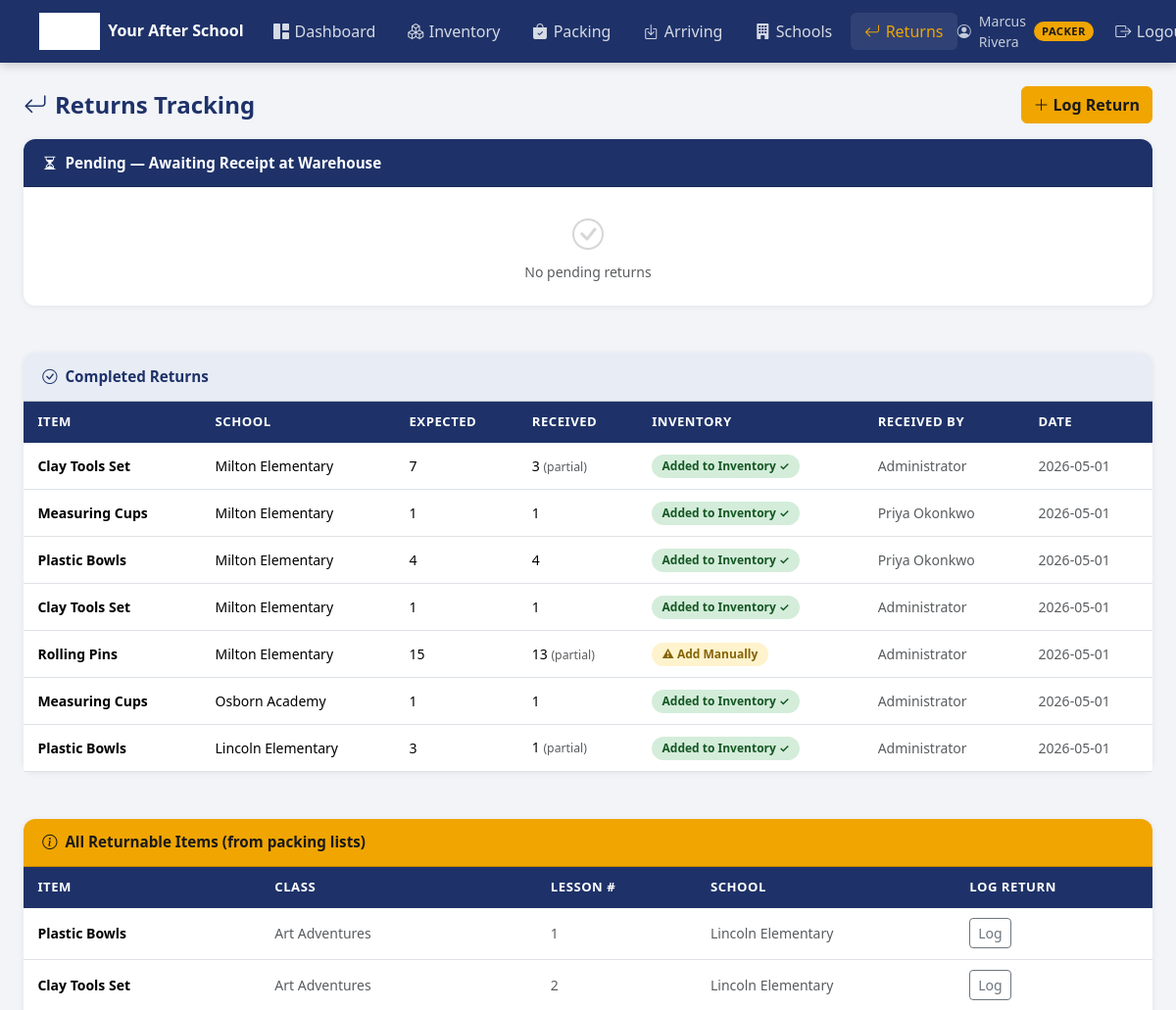
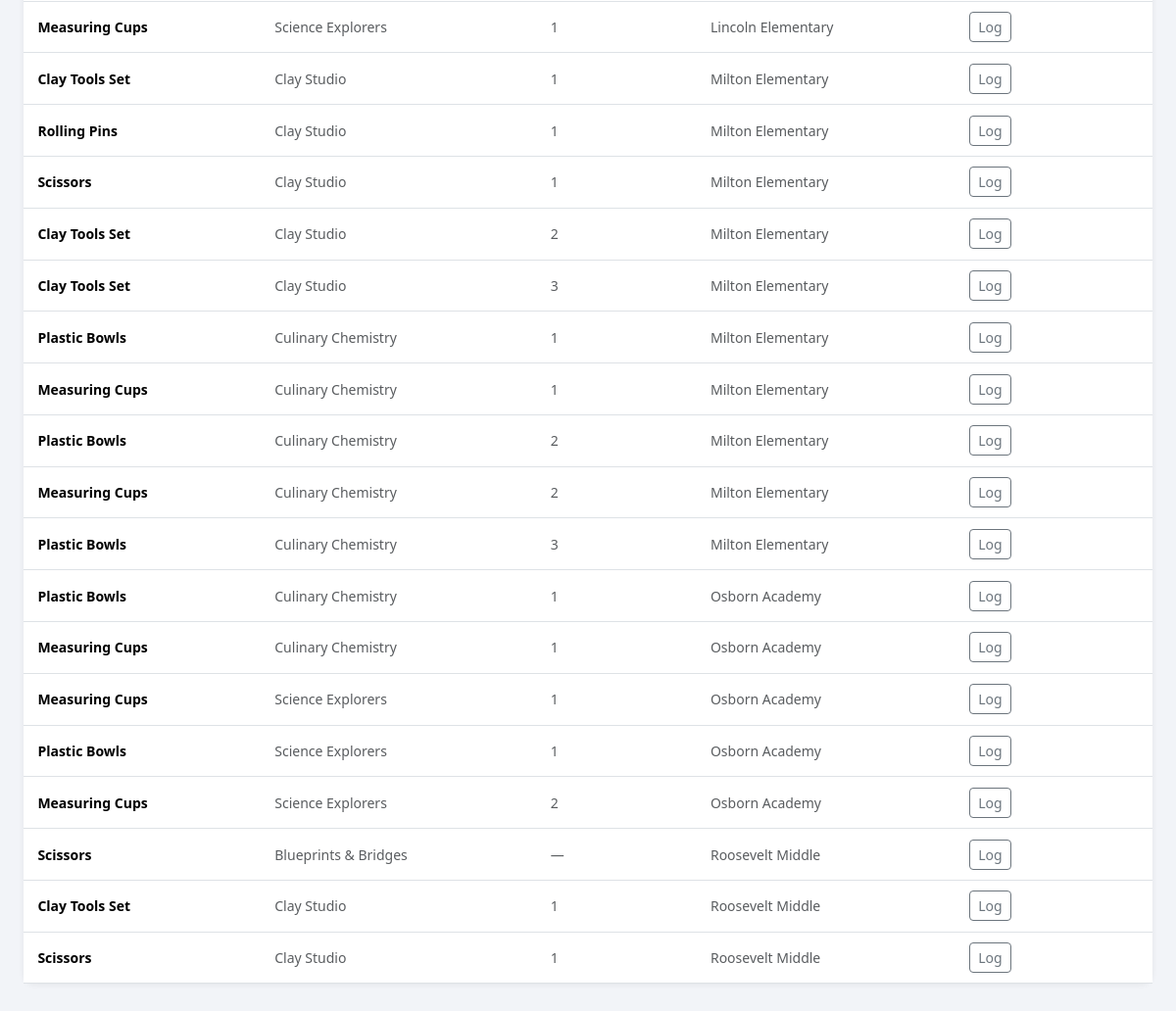
The page /returns (signed in) on the database its author committed (2 pictures, top to bottom).
### tables this page shows
CREATE TABLE users (
    id            INTEGER PRIMARY KEY AUTOINCREMENT,
    username      TEXT    UNIQUE NOT NULL,
    password_hash TEXT    NOT NULL,
    full_name     TEXT,
    role          TEXT    NOT NULL DEFAULT 'packer', -- admin, packer, site_director, teacher
    school_id     INTEGER,
    active        INTEGER DEFAULT 1,
    created_at    TIMESTAMP DEFAULT CURRENT_TIMESTAMP,
    FOREIGN KEY (school_id) REFERENCES schools(id)
);

CREATE TABLE returns (
    id                   INTEGER PRIMARY KEY AUTOINCREMENT,
    lesson_id            INTEGER NOT NULL,
    lesson_item_id       INTEGER NOT NULL,
    school_id            INTEGER,
    expected_quantity    INTEGER,
    received_quantity    INTEGER,
    logged_by            INTEGER,
    logged_at            TIMESTAMP DEFAULT CURRENT_TIMESTAMP,
    received_by          INTEGER,
    received_at          TIMESTAMP,
    readded_to_inventory INTEGER DEFAULT 0,
    notes                TEXT, written_off INTEGER DEFAULT 0,
    FOREIGN KEY (lesson_id)      REFERENCES lessons(id),
    FOREIGN KEY (lesson_item_id) REFERENCES lesson_items(id),
    FOREIGN KEY (school_id)      REFERENCES schools(id)
);

CREATE TABLE lesson_items (
    id                INTEGER PRIMARY KEY AUTOINCREMENT,
    lesson_id         INTEGER NOT NULL,
    item_id           INTEGER,
    item_description  TEXT NOT NULL,
    essentials_type   TEXT,
    per_section_total TEXT,
    item_size         TEXT,
    unit              TEXT,
    return_required   INTEGER DEFAULT 0,
    notes             TEXT,
    FOREIGN KEY (lesson_id) REFERENCES lessons(id),
    FOREIGN KEY (item_id)   REFERENCES items(id)
);

CREATE TABLE schools (
    id         INTEGER PRIMARY KEY AUTOINCREMENT,
    name       TEXT NOT NULL,
    address    TEXT,
    notes      TEXT,
    active     INTEGER DEFAULT 1,
    created_at TIMESTAMP DEFAULT CURRENT_TIMESTAMP
);

CREATE TABLE lessons (
    id           INTEGER PRIMARY KEY AUTOINCREMENT,
    class_type   TEXT,
    class_name   TEXT NOT NULL,
    lesson_name  TEXT NOT NULL,
    lesson_number INTEGER,
    school_id    INTEGER,
    teacher_name TEXT,
    session_id   INTEGER,
    week_id      INTEGER,
    max_students INTEGER DEFAULT 15,
    pack_to      INTEGER DEFAULT 15,
    status       TEXT DEFAULT 'unpacked', -- unpacked, in_progress, packed, delivered
    created_at   TIMESTAMP DEFAULT CURRENT_TIMESTAMP,
    FOREIGN KEY (school_id)  REFERENCES schools(id),
    FOREIGN KEY (session_id) REFERENCES program_sessions(id),
    FOREIGN KEY (week_id)    REFERENCES weeks(id)
);

### app.py (the view)
@app.route('/returns')
@warehouse_only
def returns():
    db          = get_db()
    all_returns = db.execute(
        '''SELECT r.*, li.item_description, li.item_id AS inventory_item_id,
                  l.class_name, l.lesson_name, l.lesson_number,
                  s.name AS school_name, u1.full_name AS logged_by_name, u2.full_name AS received_by_name
           FROM returns r
           JOIN lesson_items li ON r.lesson_item_id = li.id
           JOIN lessons l       ON r.lesson_id      = l.id
           LEFT JOIN schools s  ON r.school_id      = s.id
           LEFT JOIN users u1   ON r.logged_by      = u1.id
           LEFT JOIN users u2   ON r.received_by    = u2.id
           ORDER BY (r.received_at IS NOT NULL), r.logged_at DESC'''
    ).fetchall()
    returnable = db.execute(
        '''SELECT li.*, l.class_name, l.lesson_name, l.lesson_number, s.name AS school_name
           FROM lesson_items li
           JOIN lessons l      ON li.lesson_id  = l.id
           LEFT JOIN schools s ON l.school_id   = s.id
           WHERE li.return_required = 1
           ORDER BY s.name, l.class_name'''
    ).fetchall()
    schools = db.execute('SELECT * FROM schools WHERE active=1 ORDER BY name').fetchall()
    db.close()
    return render_template('returns/index.html',
                           all_returns=all_returns, returnable=returnable, schools=schools)

### templates/returns/index.html (shortened to what this page needs)
{% extends 'base.html' %}
{% block content %}
<div class="d-flex justify-content-between align-items-center mb-3">
  <h4 class="mb-0 fw-bold" style="color:var(--navy)">
    <i class="bi bi-arrow-return-left me-2"></i>Returns Tracking
  </h4>
  <button class="btn btn-gold no-print" data-bs-toggle="modal" data-bs-target="#logReturnModal">
    <i class="bi bi-plus-lg me-1"></i>Log Return
  </button>
</div>
<div class="row g-4">
  <div class="col-12">
    <div class="card">
      <div class="card-header">
        <i class="bi bi-hourglass-split"></i> Pending — Awaiting Receipt at Warehouse
      </div>
      <div class="card-body p-0">
        {% set pending = all_returns | selectattr('received_at', 'none') | list %}
        {% if pending %}
        <div class="table-responsive">
          <table class="table table-hover mb-0">
            <thead>
              <tr>
                <th>Item</th>
                <th>School</th>
                <th>Class / Lesson</th>
                <th>Expected Qty</th>
                <th>Logged By</th>
                <th class="no-print">Qty Received &amp; Mark Done</th>
              </tr>
            </thead>
            <tbody>
            {% for r in pending %}
            <tr>
              <td class="fw-semibold">{{ r.item_description }}</td>
              <td class="small">{{ r.school_name or '—' }}</td>
              <td class="small text-muted">
                {{ r.class_name }}
                {% if r.lesson_number %} #{{ r.lesson_number }}{% endif %}
              </td>
              <td>{{ r.expected_quantity or '—' }}</td>
              <td class="small text-muted">{{ r.logged_by_name or '—' }}</td>
              <td class="no-print">
                <div class="d-flex flex-column gap-1">
                  <form method="post" action="{{ url_for('returns_receive', return_id=r.id) }}"
                        class="d-flex align-items-center gap-1">
                    <input type="number" name="received_quantity" class="form-control form-control-sm"
                           style="width:70px;" min="1" required
                           value="{{ r.expected_quantity or '' }}" placeholder="Qty">
                    <button type="submit" class="btn btn-sm btn-navy">
                      <i class="bi bi-check2"></i> Received
                    </button>
                  </form>
                  <form method="post" action="{{ url_for('returns_write_off', return_id=r.id) }}">
                    <button type="submit" class="btn btn-sm btn-outline-danger"
                            data-confirm="Clear this return as written off? Inventory will NOT be updated."
                            style="font-size:0.72rem;">
                      <i class="bi bi-x-circle"></i> Write Off
                    </button>
                  </form>
                </div>
              </td>
            </tr>
            {% endfor %}
            </tbody>
          </table>
        </div>
        {% else %}
        <div class="text-center py-4 text-muted small">
          <i class="bi bi-check-circle fs-2 d-block mb-1 opacity-25"></i>
          No pending returns
        </div>
        {% endif %}
      </div>
    </div>
  </div>
  <div class="col-12">
    <div class="card">
      <div class="card-header light-header">
        <i class="bi bi-check-circle"></i> Completed Returns
      </div>
      <div class="card-body p-0">
        {% set completed = all_returns | rejectattr('received_at', 'none') | list %}
        {% if completed %}
        <div class="table-responsive">
          <table class="table table-sm table-hover mb-0">
            <thead>
              <tr>
                <th>Item</th>
                <th>School</th>
                <th>Expected</th>
                <th>Received</th>
                <th>Inventory</th>
                <th>Received By</th>
                <th>Date</th>
              </tr>
            </thead>
            <tbody>
            {% for r in completed %}
            <tr {% if r.written_off %}style="opacity:0.65;"{% endif %}>
              <td class="small fw-semibold">{{ r.item_description }}</td>
              <td class="small">{{ r.school_name or '—' }}</td>
              <td class="small">{{ r.expected_quantity or '—' }}</td>
              <td class="small">
                {% if r.written_off %}
                <span class="text-muted fst-italic">—</span>
                {% else %}
                {{ r.received_quantity }}
                {% if r.expected_quantity and r.received_quantity and r.received_quantity < r.expected_quantity %}
                <span class="text-muted small"> (partial)</span>
                {% endif %}
                {% endif %}
              </td>
              <td>
                {% if r.written_off %}
                <span class="status-badge s-shelved" title="Manually cleared — inventory not adjusted.">Written Off</span>
                {% elif r.readded_to_inventory %}
                <span class="status-badge s-packed">Added to Inventory ✓</span>
                {% elif r.inventory_item_id %}
                <span class="status-badge s-gold" title="Item exists in inventory but was not auto-updated. Add manually.">
                  ⚠ Add Manually
                </span>
                {% else %}
                <span class="status-badge s-shelved" title="This item has no inventory record.">Not Tracked</span>
                {% endif %}
              </td>
              <td class="small text-muted">{{ r.received_by_name or '—' }}</td>
              <td class="small text-muted">{{ r.received_at[:10] if r.received_at else '—' }}</td>
            </tr>
            {% endfor %}
            </tbody>
          </table>
        </div>
        {% else %}
        <div class="text-center py-3 text-muted small">No completed returns yet</div>
        {% endif %}
      </div>
    </div>
  </div>
  <div class="col-12">
    <div class="card">
      <div class="card-header gold-header">
        <i class="bi bi-info-circle"></i> All Returnable Items (from packing lists)
      </div>
      <div class="card-body p-0">
        {% if returnable %}
        <div class="table-responsive">
          <table class="table table-sm table-hover mb-0">
            <thead><tr><th>Item</th><th>Class</th><th>Lesson #</th><th>School</th><th class="no-print">Log Return</th></tr></thead>
            <tbody>
            {% for ri in returnable %}
            <tr>
              <td class="small fw-semibold">{{ ri.item_description }}</td>
              <td class="small text-muted">{{ ri.class_name }}</td>
              <td class="small text-muted">{{ ri.lesson_number or '—' }}</td>
              <td class="small text-muted">{{ ri.school_name or '—' }}</td>
              <td class="no-print">
                <button class="btn btn-sm btn-outline-secondary"
                        data-bs-toggle="modal" data-bs-target="#logReturnModal"
                        data-item-id="{{ ri.id }}"
                        data-item-desc="{{ ri.item_description }}"
                        data-school-name="{{ ri.school_name or '' }}"
                        onclick="prefillReturn(this)">
                  Log
                </button>
              </td>
            </tr>
            {% endfor %}
            </tbody>
          </table>
        </div>
        {% else %}
        <div class="text-center py-3 text-muted small">No returnable items in packing lists yet</div>
        {% endif %}
      </div>
    </div>
  </div>
</div>
{% endblock %}

### templates/base.html (shortened to what this page needs)
<!DOCTYPE html>
<html lang="en">
<head>
  <link rel="stylesheet" href="https://cdn.jsdelivr.net/npm/bootstrap@5.3.2/dist/css/bootstrap.min.css">
  <link rel="stylesheet" href="https://cdn.jsdelivr.net/npm/bootstrap-icons@1.11.3/font/bootstrap-icons.min.css">
  <link rel="stylesheet" href="{{ url_for('static', filename='css/style.css') }}">
</head>
<body>
{% if current_user.is_authenticated %}
<nav class="navbar navbar-expand-lg">
  <div class="container-fluid px-4">
    <a class="navbar-brand" href="{{ url_for('dashboard') }}">
      <img src="{{ url_for('static', filename='logo.jpg') }}" alt="YAS" onerror="this.style.display='none'">
      <span class="navbar-brand-text">Your After School</span>
    </a>
    <div class="collapse navbar-collapse" id="mainNav">
      <ul class="navbar-nav me-auto gap-1">
        {% if current_user.role == 'site_director' %}
        <li class="nav-item">
          <a class="nav-link {% if request.endpoint == 'director_portal' %}active{% endif %}"
             href="{{ url_for('director_portal') }}">
            <i class="bi bi-grid-1x2-fill"></i> My School
          </a>
        </li>
        {% else %}
        <li class="nav-item">
          <a class="nav-link {% if request.endpoint == 'dashboard' %}active{% endif %}"
             href="{{ url_for('dashboard') }}">
            <i class="bi bi-grid-1x2-fill"></i> Dashboard
          </a>
        </li>
        <li class="nav-item">
          <a class="nav-link {% if 'inventory' in (request.endpoint or '') %}active{% endif %}"
             href="{{ url_for('inventory') }}">
            <i class="bi bi-boxes"></i> Inventory
          </a>
        </li>
        <li class="nav-item">
          <a class="nav-link {% if 'packing' in (request.endpoint or '') %}active{% endif %}"
             href="{{ url_for('packing') }}">
            <i class="bi bi-bag-check-fill"></i> Packing
          </a>
        </li>
        <li class="nav-item">
          <a class="nav-link {% if 'arriving' in (request.endpoint or '') %}active{% endif %}"
             href="{{ url_for('arriving') }}">
            <i class="bi bi-box-arrow-in-down"></i> Arriving
          </a>
        </li>
        <li class="nav-item">
          <a class="nav-link {% if 'school' in (request.endpoint or '') %}active{% endif %}"
             href="{{ url_for('schools') }}">
            <i class="bi bi-building-fill"></i> Schools
          </a>
        </li>
        <li class="nav-item">
          <a class="nav-link {% if 'return' in (request.endpoint or '') %}active{% endif %}"
             href="{{ url_for('returns') }}">
            <i class="bi bi-arrow-return-left"></i> Returns
          </a>
        </li>
        {% endif %}
      </ul>
      <ul class="navbar-nav align-items-center gap-2">
        <li class="nav-item d-flex align-items-center gap-2" style="color:rgba(255,255,255,0.75);font-size:.875rem;">
          <i class="bi bi-person-circle"></i>
          <span>{{ current_user.full_name or current_user.username }}</span>
          <span class="role-badge">{{ current_user.display_role }}</span>
        </li>
        <li class="nav-item">
          <a class="nav-link" href="{{ url_for('logout') }}">
            <i class="bi bi-box-arrow-right"></i> Logout
          </a>
        </li>
      </ul>
    </div>
  </div>
</nav>
{% endif %}
<div class="{% if current_user.is_authenticated %}container-fluid py-4 px-4{% endif %}">
  {% block content %}{% endblock %}
</div>
</body>
</html>

### rows shown on the page
users: full_name "Marcus Rivera"
returns: item_description "Clay Tools Set", name "Milton Elementary", expected_quantity "7", received_quantity "3", shows "(partial)", written_off "Added to Inventory ✓", full_name "Administrator", received_at "2026-05-01"
returns: item_description "Measuring Cups", name "Milton Elementary", expected_quantity "1", received_quantity "1", written_off "Added to Inventory ✓", full_name "Priya Okonkwo", received_at "2026-05-01"
returns: item_description "Plastic Bowls", name "Milton Elementary", expected_quantity "4", received_quantity "4", written_off "Added to Inventory ✓", full_name "Priya Okonkwo", received_at "2026-05-01"
returns: item_description "Clay Tools Set", name "Milton Elementary", expected_quantity "1", received_quantity "1", written_off "Added to Inventory ✓", full_name "Administrator", received_at "2026-05-01"
returns: item_description "Rolling Pins", name "Milton Elementary", expected_quantity "15", received_quantity "13", shows "(partial)", written_off "⚠ Add Manually", full_name "Administrator", received_at "2026-05-01"
returns: item_description "Measuring Cups", name "Osborn Academy", expected_quantity "1", received_quantity "1", written_off "Added to Inventory ✓", full_name "Administrator", received_at "2026-05-01"
returns: item_description "Plastic Bowls", name "Lincoln Elementary", expected_quantity "3", received_quantity "1", shows "(partial)", written_off "Added to Inventory ✓", full_name "Administrator", received_at "2026-05-01"
lesson_items: item_description "Plastic Bowls", class_name "Art Adventures", lesson_number "1", name "Lincoln Elementary"
lesson_items: item_description "Clay Tools Set", class_name "Art Adventures", lesson_number "2", name "Lincoln Elementary"
lesson_items: item_description "Measuring Cups", class_name "Science Explorers", lesson_number "1", name "Lincoln Elementary"
lesson_items: item_description "Clay Tools Set", class_name "Clay Studio", lesson_number "1", name "Milton Elementary"
lesson_items: item_description "Rolling Pins", class_name "Clay Studio", lesson_number "1", name "Milton Elementary"
lesson_items: item_description "Scissors", class_name "Clay Studio", lesson_number "1", name "Milton Elementary"
lesson_items: item_description "Clay Tools Set", class_name "Clay Studio", lesson_number "2", name "Milton Elementary"
lesson_items: item_description "Clay Tools Set", class_name "Clay Studio", lesson_number "3", name "Milton Elementary"
lesson_items: item_description "Plastic Bowls", class_name "Culinary Chemistry", lesson_number "1", name "Milton Elementary"
lesson_items: item_description "Measuring Cups", class_name "Culinary Chemistry", lesson_number "1", name "Milton Elementary"
lesson_items: item_description "Plastic Bowls", class_name "Culinary Chemistry", lesson_number "2", name "Milton Elementary"
lesson_items: item_description "Measuring Cups", class_name "Culinary Chemistry", lesson_number "2", name "Milton Elementary"
lesson_items: item_description "Plastic Bowls", class_name "Culinary Chemistry", lesson_number "3", name "Milton Elementary"
lesson_items: item_description "Plastic Bowls", class_name "Culinary Chemistry", lesson_number "1", name "Osborn Academy"
lesson_items: item_description "Measuring Cups", class_name "Culinary Chemistry", lesson_number "1", name "Osborn Academy"
lesson_items: item_description "Measuring Cups", class_name "Science Explorers", lesson_number "1", name "Osborn Academy"
lesson_items: item_description "Plastic Bowls", class_name "Science Explorers", lesson_number "1", name "Osborn Academy"
lesson_items: item_description "Measuring Cups", class_name "Science Explorers", lesson_number "2", name "Osborn Academy"
lesson_items: item_description "Scissors", class_name "Blueprints & Bridges", lesson_number "—", name "Roosevelt Middle"
lesson_items: item_description "Clay Tools Set", class_name "Clay Studio", lesson_number "1", name "Roosevelt Middle"
lesson_items: item_description "Scissors", class_name "Clay Studio", lesson_number "1", name "Roosevelt Middle"

### other values the page prints
{{ current_user.display_role }} "PACKER"
